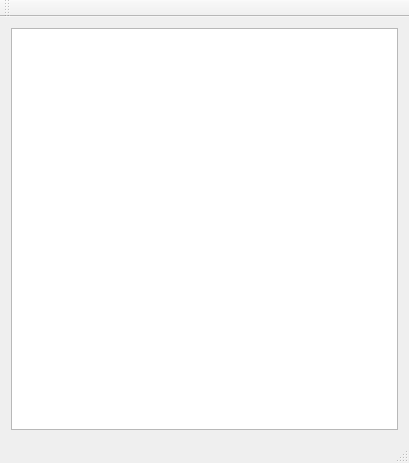
<?xml version="1.0" encoding="UTF-8"?>
<ui version="4.0">
 <class>MainWindow</class>
 <widget class="QMainWindow" name="MainWindow">
  <property name="geometry">
   <rect>
    <x>0</x>
    <y>0</y>
    <width>409</width>
    <height>463</height>
   </rect>
  </property>
  <property name="windowTitle">
   <string>MainWindow</string>
  </property>
  <widget class="QWidget" name="centralWidget">
   <layout class="QGridLayout" name="gridLayout">
    <item row="0" column="0">
     <widget class="QTableView" name="tableView"/>
    </item>
   </layout>
  </widget>
  <widget class="QMenuBar" name="menuBar">
   <property name="geometry">
    <rect>
     <x>0</x>
     <y>0</y>
     <width>409</width>
     <height>30</height>
    </rect>
   </property>
  </widget>
  <widget class="QToolBar" name="mainToolBar">
   <attribute name="toolBarArea">
    <enum>TopToolBarArea</enum>
   </attribute>
   <attribute name="toolBarBreak">
    <bool>false</bool>
   </attribute>
  </widget>
  <widget class="QStatusBar" name="statusBar"/>
 </widget>
 <layoutdefault spacing="6" margin="11"/>
 <resources/>
 <connections/>
</ui>
